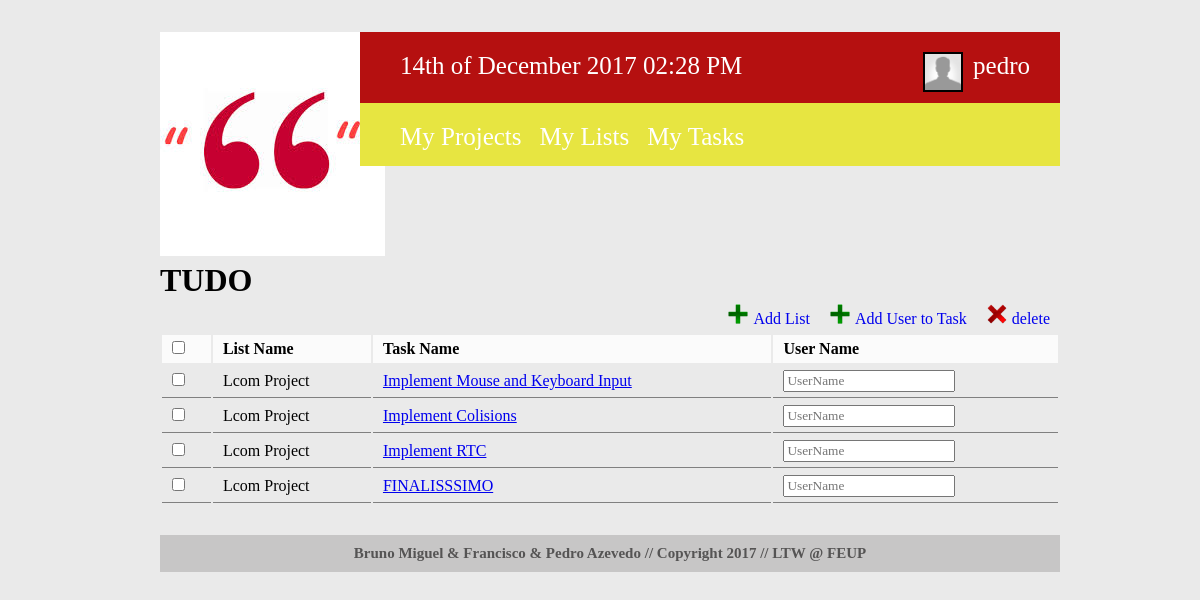
Before: /edit_project.php?id=2 (signed in) with the older database file.
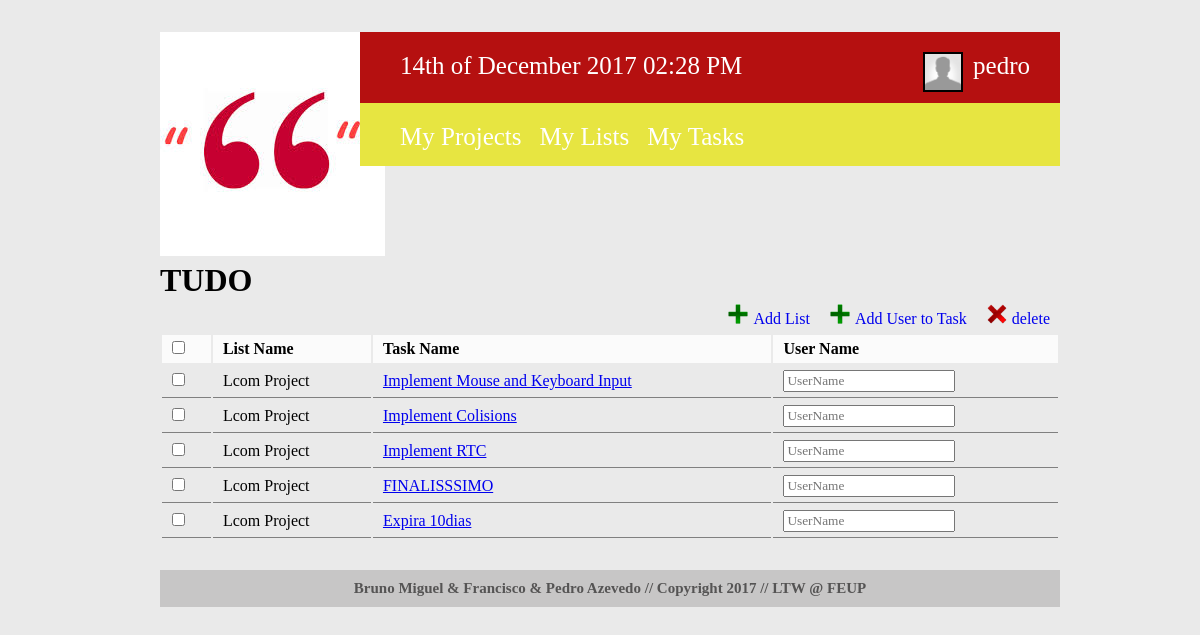
After: the same page with the newer database file.
### tables this page shows
CREATE TABLE taskLists (
  task_id INTEGER REFERENCES tasks,
  list_id INTEGER REFERENCES lists,
  
  PRIMARY KEY (task_id, list_id)
);

CREATE TABLE lists (
	list_id		INTEGER PRIMARY KEY AUTOINCREMENT,
	list_name	VARCHAR(30) NOT NULL,
	user_id		INTEGER REFERENCES users NOT NULL
);

CREATE TABLE tasks (
	task_id 			INTEGER PRIMARY KEY AUTOINCREMENT,
	task_name 			VARCHAR(50) NOT NULL,
	task_description	VARCHAR(500),
	task_completed		INTEGER NOT NULL, /*0 not completed 1 completed (false,true)*/
	limit_day			INTEGER NOT NULL,
	limit_month			INTEGER NOT NULL,
	limit_year			INTEGER NOT NULL
);

### edit_project.php (called while the page is built, shortened)
<?php
$project_section = "editproject";
include_once('./templates/html_header.php');
include_once('./templates/html_edit_project.php');
include_once('./templates/html_footer.php');
?>

### database/db.php (called while the page is built, shortened)
<?php
    class Database {
        private $database;
        public function __construct($sqlite_file_path) {
            try {
                $this->base_path = $_SERVER['SERVER_NAME'] . $_SERVER['PHP_SELF'];
                $this->database = new PDO('sqlite:' . $sqlite_file_path);
                $this->database->setAttribute(PDO::ATTR_ERRMODE, PDO::ERRMODE_EXCEPTION);
            }
            catch (PDOException $e) {
                echo 'Connection to database failed: ' . $e->getMessage();
            }
        }
        public function get_user_from_id($user_id) {
            $statement = $this->database->prepare('SELECT * FROM users WHERE USER_ID = ?');
            $statement->execute(array($user_id));
            return $statement->fetch();
        }
		public function get_user_by_project_task_id($project_id, $task_id) {
			$statement = $this->database->prepare('SELECT * FROM projectTaskUsers WHERE project_id = ? AND task_id = ?');
            $statement->execute(array($project_id, $task_id));
            return $statement->fetch();
		}
		public function get_project_by_project_id($project_id) {
			$statement = $this->database->prepare('SELECT * FROM projects WHERE project_id = ?');
			$statement->execute(array($project_id));
			return $statement->fetch();
		}
		public function get_lists_by_project_id($project_id) {
			$statement = $this->database->prepare('SELECT * FROM listProjects WHERE project_id = ?');
			$statement->execute(array($project_id));
			return $statement->fetchAll();
		}
		public function get_list_from_id($list_id) {
			$statement = $this->database->prepare('SELECT * FROM lists WHERE list_id = ?');
			$statement->execute(array($list_id));
			return $statement->fetch();
		}
		public function getTaskFromTaskId($task_id)
        {
            $statement = $this->database->prepare('SELECT * FROM tasks WHERE task_id= ?');
            $statement->execute(array($task_id));
            return $statement->fetch();
        }
        public function getTasksListsFromListsId($list_id)
        {
            $stmt = $this->database->prepare('SELECT * FROM taskLists WHERE list_id = ?');
            $stmt->execute(array($list_id));
            return $stmt->fetchAll();
        }
    }
?>

### templates/html_edit_project.php (the view, shortened to what this page needs)
<?
include_once('./database/db.php');
$db = new Database('./database/helpo.db');
$project = $db->get_project_by_project_id($_GET['id']);
?>
<div id="projects">
<h1><?=$project['project_name']?></h1>
<div id="editprojectscontent">
    <a href="#"><div class="button" id="delete"><img src="./images/delete-icon.png"/>delete</div></a>
    <a href="#"><div class="button" id="addUser"><img src="./images/add-icon.png"/>Add User to Task</div></a>
	<a href="#"><div class="button" id="add"><img src="./images/add-icon.png"/>Add List</div></a>
<form>
  <table class="list editprojectslist" id="<? echo $project_section; ?>table">
    <tr>
      <td><input class="checkboxcontrol" type="checkbox"/></td>
      <td>List Name</td>
	  <td>Task Name</td>
	  <td>User Name</td>
    </tr><?
	$lists_id = $db->get_lists_by_project_id($_GET['id']);
	foreach($lists_id as $list_id){
		$list = $db->get_list_from_id($list_id['list_id']);
		$taskslist = $db->getTasksListsFromListsId($list['list_id']);
		foreach($taskslist as $tasklist){
			echo '<tr>';
			$task = $db->getTaskFromTaskId($tasklist['task_id']);
			echo '<td><input id="' . $task['task_id'] . '" type="checkbox"/></td>';
			echo '<td><a id="' . $list['list_name'] .'">' . $list['list_name'] . '</a></td>';
			echo '<td><a id="' . $task['task_name'] . '"href="tasks.php?id=' . $list['list_id'] . '">' . $task['task_name'] . '</a></td>';
			?>
			<td>
			<input list="users" name="user<?=$task['task_id']?>" type="textbox" placeholder="UserName"
			<?
			$user_id = $db->get_user_by_project_task_id($_GET['id'], $task['task_id']);
			$user = $db->get_user_from_id($user_id['user_id']);
			if($user['USERNAME']!= ''){
				echo 'value="'. $user['USERNAME'] . '"';
			}
			?>
			/>
			</td>
			<?
			echo '</tr>';
		}
	}
?></table>
</form>
</div>
</div>

Changed rows visible on the page:
added tasklists: list.list_name "Lcom Project", task.task_name "Expira 10dias"
